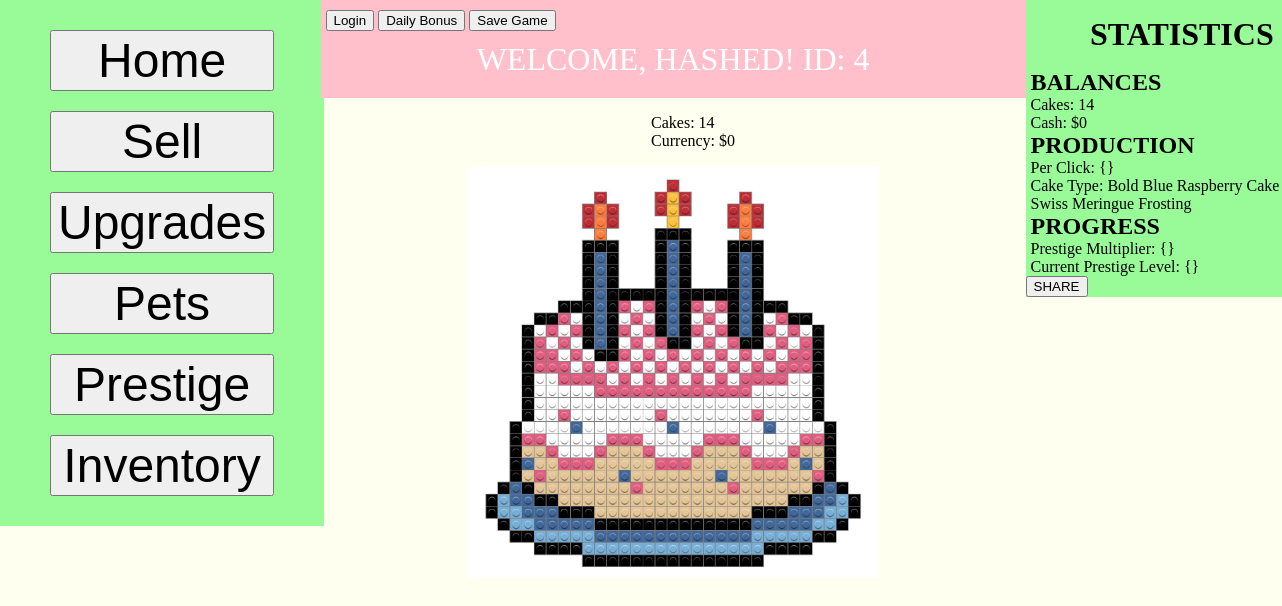
Before: /index.php (signed in) with the older database file.
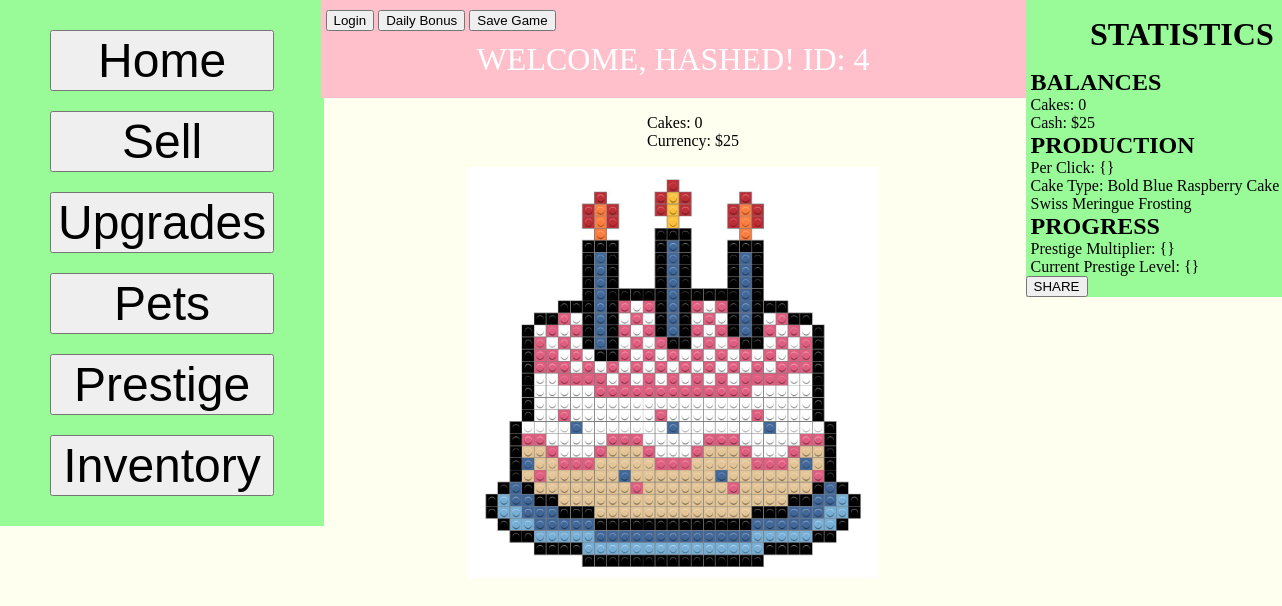
After: the same page with the newer database file.
### tables this page shows
CREATE TABLE `player_save` (
    id INTEGER PRIMARY KEY,
    cakes INTEGER DEFAULT 0,
    currency INTEGER DEFAULT 0,
    FOREIGN KEY (id) REFERENCES users(id)
);

### index.php (the view, shortened to what this page needs)
<?php
    require_once __DIR__ . '/php/config.php';
    if(isset($_SESSION['user_id'])) {
        try {
            $dsn = "sqlite:$db";
            $pdo = new \PDO($dsn);
            $pdo->setAttribute(\PDO::ATTR_ERRMODE, \PDO::ERRMODE_EXCEPTION);
            $stmt = $pdo->prepare("SELECT cakes, currency FROM player_save WHERE id = :user_id");
            $stmt->execute([':user_id' => $_SESSION['user_id']]);
            $player_data = $stmt->fetch(\PDO::FETCH_ASSOC);
            if($player_data) {
                $current_cakes = (int)$player_data['cakes'];
                $current_currency = (int)$player_data['currency'];
            } else {
                echo "Player data not found.";
            }
        } catch (\PDOException $e) {
            echo "Database connection failed: " . $e->getMessage();
        }
    } else {
        echo "User not logged in.";
    }
?>
<!DOCTYPE html>
    <html lang="en">
    <head>
        <link rel="stylesheet" href="Styles/index.css">
    </head>
    <body>
        <div class="column1">
            <div id="nav">
                <ul>
                    <li><a href="index.php"><button>Home</button></a></li>
                    <li><a href="sell_cakes.php"><button>Sell</button></a></li>
                    <li><a href="upgrades.html"><button>Upgrades</button></a></li>
                    <li><a href="pets.html"><button>Pets</button></a></li>
                    <li><a href="prestige.html"><button>Prestige</button></a></li>
                    <li><a href="inventory.html"><button>Inventory</button></a> </li>
                </ul>
            </div>
        </div>
        <div class="column2">
            <div id="topBar">
                <button><a href="php/login.php">Login</a></button>
                <button>Daily Bonus</button>
                <button id="saveButton">Save Game</button>
                <?php
                    if (isset($_SESSION['username'])):
                ?>
                <div class="welcome-message">
                    <?php
                        echo 'WELCOME, ' . strtoupper($_SESSION['username']) . '!';
                        echo ' ID: ' . $_SESSION['user_id'];
                    ?>
                </div>
                    <?php endif; ?>
            </div>
            <div id="currency">
                <ul>
                    <li>Cakes: <span id="clickCount1"><?php echo isset($current_cakes) ? $current_cakes : 0; ?></span></li>
                    <li>Currency: $<span id="cash"><?php echo isset($current_currency) ? $current_currency : 0; ?></span></li>
                </ul>
            </div>
            <div id="cake">
                <button id="clicker"><img src="Images/Cake_Placeholder.jpg" alt="Cake"></button>
            </div>
        </div>
        <div class="column3">
            <div id="stats">
                <h1>STATISTICS</h1>
                <h2>BALANCES</h2>
                    <ul>
                        <li>Cakes: <span id="clickCount2"><?php echo isset($current_cakes) ? $current_cakes : 0; ?></span></li>
                        <li>Cash: $<span id="money"><?php echo isset($current_currency) ? $current_currency : 0; ?></span></li>
                    </ul>
                <h2>PRODUCTION</h2>
                    <ul>
                        <li>Per Click: {}</li>
                        <li>Cake Type: <span id="cakeDetails"></span></li>
                    </ul>
                <h2>PROGRESS</h2>
                    <ul>
                        <li>Prestige Multiplier: {}</li>
                        <li>Current Prestige Level: {} </li>
                    </ul>
                <button>SHARE</button>
            </div>
        </div>
    </body>
</html>

### Styles/index.css (style rules this page uses)
html, body { margin: 0; padding: 0; height: 100%; background-color: ivory; }
.column1 { float: left; width: 25%; display: grid; }
.column2 { float: left; width: 55%; display: grid; }
.column3 { float: left; width: 5%; display: grid; }
#nav { height: 100%; background-color: palegreen; }
#nav ul { list-style-type: none; margin: 0; padding: 20px 0px; }
#nav ul li { display: block; padding: 10px 50px; }
#nav ul li button { width: 100%; font-size: 300%; }
#topBar { padding: 10px 5px; background-color: pink; }
#topBar button a { text-decoration: none; color: black; }
#topBar button a:link { text-decoration: none; color: black; }
.welcome-message { text-align: center; font-size: 200%; padding: 10px 0px; color: white; }
#currency { justify-items: center; }
#currency ul li { list-style-type: none; }
#cake button { display: block; margin-left: auto; margin-right: auto; width: 60%; border: none; background: none; cursor: pointer; }
#cake button img { width: 100%; }
#stats { height: 100%; width: 170%; background-color: palegreen; }
#stats h1 { padding: 16px 0px; margin: 0; text-align: center; }
#stats h2 { padding: 0px 5px; margin: 0; }
#stats ul { list-style-type: none; margin: 0; padding: 0px 5px; }

Changed rows visible on the page:
changed player_save: cakes "14" → "0"; currency "0" → "25"
